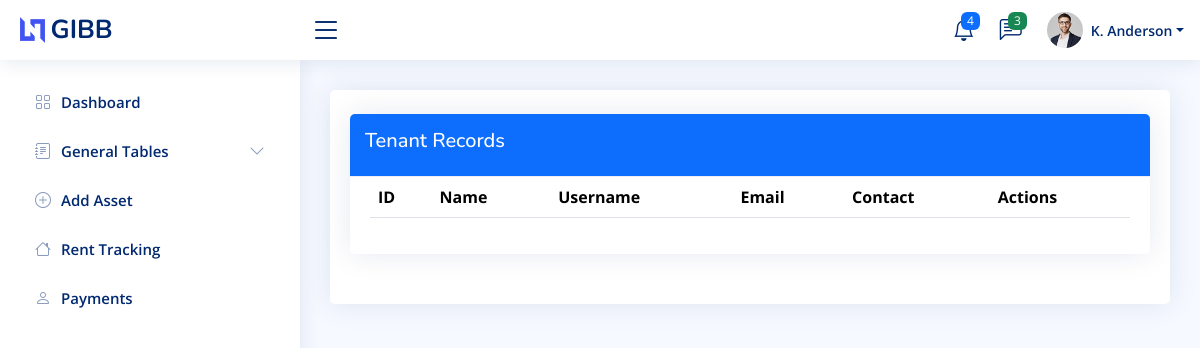
/index.php?page=tenants, run on an earlier commit of the app's database.
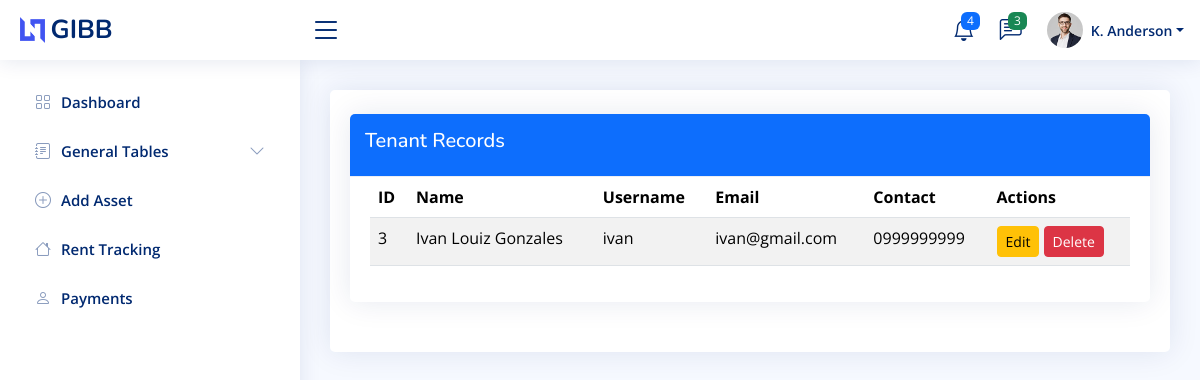
And on a later commit of the database.
### tables this page shows
CREATE TABLE `tenant` (
  `tenant_id` int(11) NOT NULL,
  `firstname` varchar(50) DEFAULT NULL,
  `lastname` varchar(50) DEFAULT NULL,
  `middlename` varchar(50) DEFAULT NULL,
  `username` varchar(50) DEFAULT NULL,
  `password` varchar(255) DEFAULT NULL,
  `email` varchar(100) NOT NULL,
  `contact_no` varchar(20) DEFAULT NULL
);

### modules/tbl_tenant.php (the view, shortened to what this page needs)
<?php
require_once "conn.php";
$result=$conn->query("SELECT * FROM tenant ORDER BY tenant_id DESC");
?>
<div class="card mt-4">
  <div class="card-header bg-primary text-white d-flex justify-content-between">
    <h5>Tenant Records</h5>
  </div>
  <div class="card-body table-responsive">
    <table class="table table-striped">
      <thead><tr><th>ID</th><th>Name</th><th>Username</th><th>Email</th><th>Contact</th><th>Actions</th></tr></thead>
      <tbody>
        <?php while($r=$result->fetch_assoc()): ?>
        <tr>
          <td><?= $r['tenant_id'] ?></td>
          <td><?= $r['firstname']." ".$r['lastname'] ?></td>
          <td><?= $r['username'] ?></td>
          <td><?= $r['email'] ?></td>
          <td><?= $r['contact_no'] ?></td>
          <td>
            <button class="btn btn-warning btn-sm" data-bs-toggle="modal" data-bs-target="#editModal<?= $r['tenant_id'] ?>">Edit</button>
            <form method="POST" style="display:inline">
              <button type="submit" class="btn btn-danger btn-sm">Delete</button>
            </form>
          </td>
        </tr>
        <?php endwhile; ?>
      </tbody>
    </table>
  </div>
</div>

### index.php (shortened to what this page needs)
<!DOCTYPE html>
<html lang="en">
<head>
  <link href="assets/vendor/bootstrap/css/bootstrap.min.css" rel="stylesheet">
  <link href="assets/vendor/bootstrap-icons/bootstrap-icons.css" rel="stylesheet">
  <link href="assets/vendor/boxicons/css/boxicons.min.css" rel="stylesheet">
  <link href="assets/vendor/quill/quill.snow.css" rel="stylesheet">
  <link href="assets/vendor/quill/quill.bubble.css" rel="stylesheet">
  <link href="assets/vendor/remixicon/remixicon.css" rel="stylesheet">
  <link href="assets/vendor/simple-datatables/style.css" rel="stylesheet">
  <link href="assets/css/style.css" rel="stylesheet">
</head>
<body>
  <header id="header" class="header fixed-top d-flex align-items-center">
    <div class="d-flex align-items-center justify-content-between">
      <a href="index.html" class="logo d-flex align-items-center">
        <img src="assets/img/logo.png" alt="">
        <span class="d-none d-lg-block">GIBB</span>
      </a>
      <i class="bi bi-list toggle-sidebar-btn"></i>
    </div>
    <nav class="header-nav ms-auto">
      <ul class="d-flex align-items-center">
        <li class="nav-item dropdown">
          <a class="nav-link nav-icon" href="#" data-bs-toggle="dropdown">
            <i class="bi bi-bell"></i>
            <span class="badge bg-primary badge-number">4</span>
          </a>
        </li>
        <li class="nav-item dropdown">
          <a class="nav-link nav-icon" href="#" data-bs-toggle="dropdown">
            <i class="bi bi-chat-left-text"></i>
            <span class="badge bg-success badge-number">3</span>
          </a>
        </li>
        <li class="nav-item dropdown pe-3">
          <a class="nav-link nav-profile d-flex align-items-center pe-0" href="#" data-bs-toggle="dropdown">
            <img src="assets/img/profile-img.jpg" alt="Profile" class="rounded-circle">
            <span class="d-none d-md-block dropdown-toggle ps-2">K. Anderson</span>
          </a>
  </header>
  <aside id="sidebar" class="sidebar">
    <ul class="sidebar-nav" id="sidebar-nav">
      <li class="nav-item">
        <a class="nav-link collapsed" href="index.html  ">
          <i class="bi bi-grid"></i>
          <span>Dashboard</span>
        </a>
      </li>
      <li class="nav-item">
        <a class="nav-link collapsed" data-bs-target="#forms-nav" data-bs-toggle="collapse" href="#">
          <i class="bi bi-journal-text"></i><span>General Tables</span><i class="bi bi-chevron-down ms-auto"></i>
        </a>
      </li>
      <li class="nav-item">
        <a class="nav-link collapsed" href="index.php?page=add_asset">
          <i class="bi bi-plus-circle"></i>
          <span>Add Asset</span>
        </a>
      </li>
      <li class="nav-item">
        <a class="nav-link collapsed" href="index.php?page=rent_tracking">
          <i class="bi bi-house"></i>
          <span>Rent Tracking</span>
        </a>
      </li>
      <li class="nav-item">
        <a class="nav-link collapsed" href="index.php?page=payments">
          <i class="bi bi-person"></i>
          <span>Payments</span>
        </a>
      </li>
    </ul>
  </aside>
  <main id="main" class="main">
    <section class="section">
      <div class="row">
        <div class="col-lg-12">
          <div class="card">
            <div class="card-body">
              <?php
              if (isset($_GET["page"])) {
                $page = $_GET["page"];
                switch ($page) {
                  case "tenants":
                    include "modules/tbl_tenant.php";
                    break;
                }
              }
              ?>
            </div>
          </div>
        </div>
      </div>
    </section>
  </main>
</body>
</html>

### assets/css/style.css (style rules this page uses)
:root { scroll-behavior: smooth; }
body { font-family: "Open Sans", sans-serif; background: #f6f9ff; color: #444444; }
a { color: #4154f1; text-decoration: none; }
h1, h2, h3, h4, h5, h6 { font-family: "Nunito", sans-serif; }
#main { margin-top: 60px; padding: 20px 30px; transition: all 0.3s; }
.card { margin-bottom: 30px; border: none; border-radius: 5px; box-shadow: 0px 0 30px rgba(1, 41, 112, 0.1); }
.card-header, .card-footer { border-color: #ebeef4; background-color: #fff; color: #798eb3; padding: 15px; }
.card-body { padding: 0 20px 20px 20px; }
.logo { line-height: 1; }
@media (min-width: 1200px) { .logo { width: 280px; } }
.logo img { max-height: 26px; margin-right: 6px; }
.logo span { font-size: 26px; font-weight: 700; color: #012970; font-family: "Nunito", sans-serif; }
.header { transition: all 0.5s; z-index: 997; height: 60px; box-shadow: 0px 2px 20px rgba(1, 41, 112, 0.1); background-color: #fff; padding-left: 20px; }
.header .toggle-sidebar-btn { font-size: 32px; padding-left: 10px; cursor: pointer; color: #012970; }
.header-nav ul { list-style: none; }
.header-nav>ul { margin: 0; padding: 0; }
.header-nav .nav-icon { font-size: 22px; color: #012970; margin-right: 25px; position: relative; }
.header-nav .nav-profile { color: #012970; }
.header-nav .nav-profile img { max-height: 36px; }
.header-nav .nav-profile span { font-size: 14px; font-weight: 600; }
.header-nav .badge-number { position: absolute; inset: -2px -5px auto auto; font-weight: normal; font-size: 12px; padding: 3px 6px; }
.sidebar { position: fixed; top: 60px; left: 0; bottom: 0; width: 300px; z-index: 996; transition: all 0.3s; padding: 20px; overflow-y: auto; scrollbar-width: thin; scrollbar-color: #aab7cf transparent; box-shadow: 0px 0px 20px rgba(1, 41, 112, 0.1); background-color: #fff; }
@media (min-width: 1200px) { #main, #footer { margin-left: 300px; } }
.sidebar-nav { padding: 0; margin: 0; list-style: none; }
.sidebar-nav li { padding: 0; margin: 0; list-style: none; }
.sidebar-nav .nav-item { margin-bottom: 5px; }
.sidebar-nav .nav-link { display: flex; align-items: center; font-size: 15px; font-weight: 600; color: #4154f1; transition: 0.3; background: #f6f9ff; padding: 10px 15px; border-radius: 4px; }
.sidebar-nav .nav-link i { font-size: 16px; margin-right: 10px; color: #4154f1; }
.sidebar-nav .nav-link.collapsed { color: #012970; background: #fff; }
.sidebar-nav .nav-link.collapsed i { color: #899bbd; }
.sidebar-nav .nav-link .bi-chevron-down { margin-right: 0; transition: transform 0.2s ease-in-out; }

What changed in the data, as far as the page shows it:
added tenant: tenant_id "3", firstname "Ivan Louiz", lastname "Gonzales", username "ivan", email "ivan@gmail.com", contact_no "0999999999"
